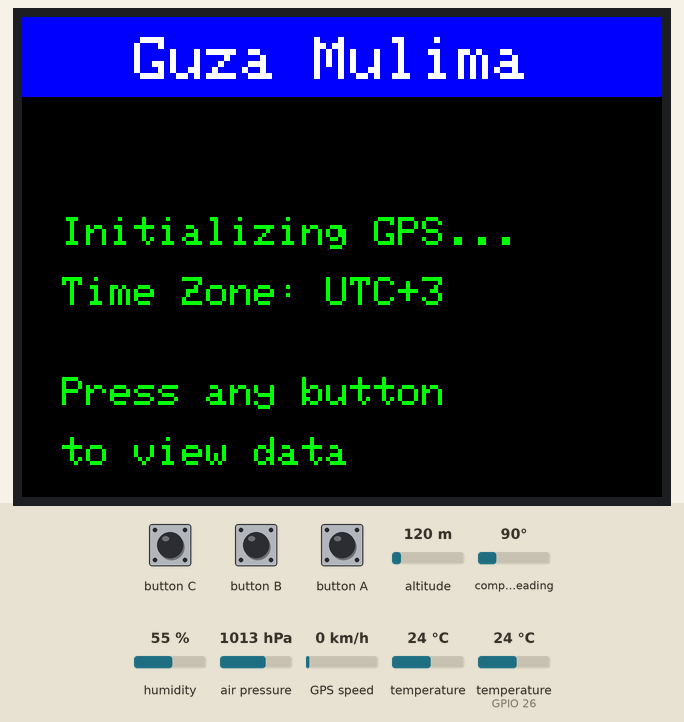
This sketch was run on a simulated ESP32. Parts: 320×240 colour display. The test bench sets the inputs (shaded band); at power-on: altitude 120 m, compass heading 90°, humidity 55 %, air pressure 1013 hPa, GPS speed 0 km/h, temperature 24 °C, temperature (sensor on GPIO 26) 24 °C. Storage starts empty; the GPS gets a fix after 3 s at 37.7749, -122.4194 with 8 satellites.

Above: at 6.4 s.
6.5 s: button C pressed for 0.15 s
At 7.2 s:
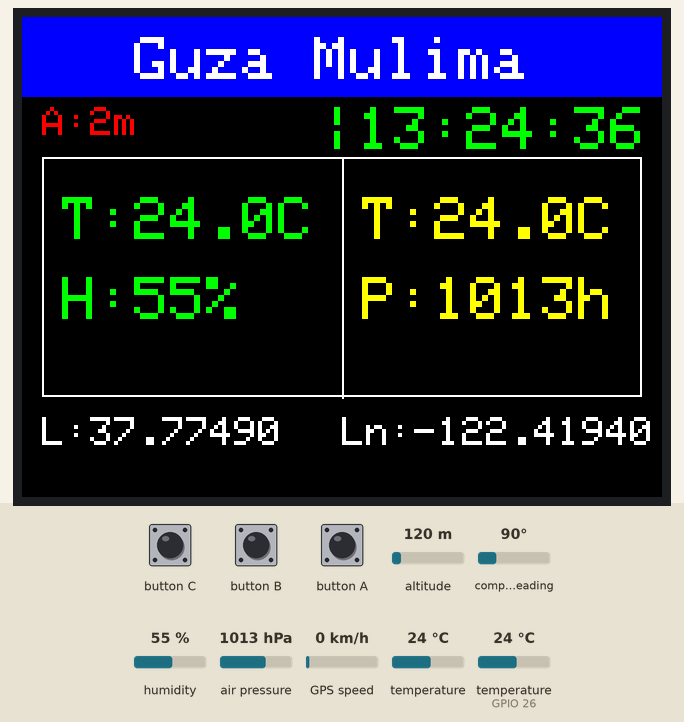
8.2 s: button B pressed for 0.15 s
At 9.3 s:
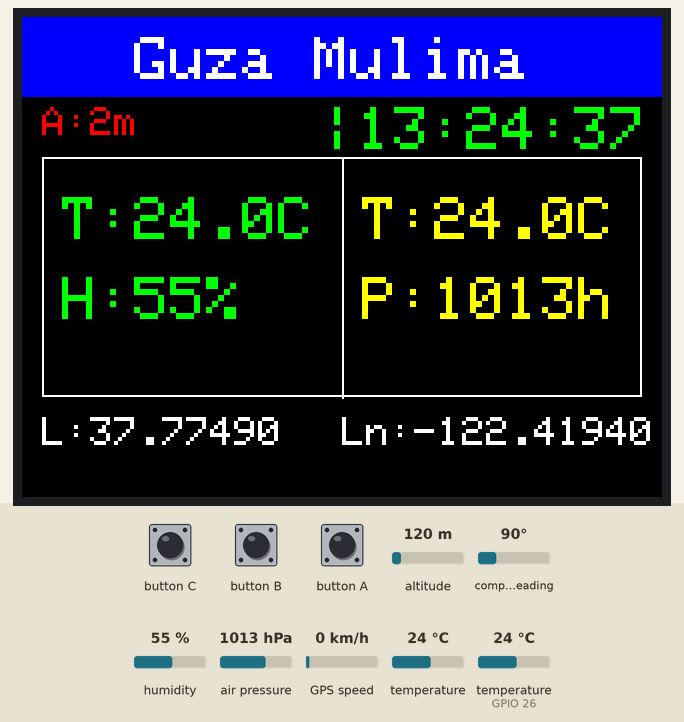
9.8 s: button A pressed for 0.15 s
At 10.8 s:
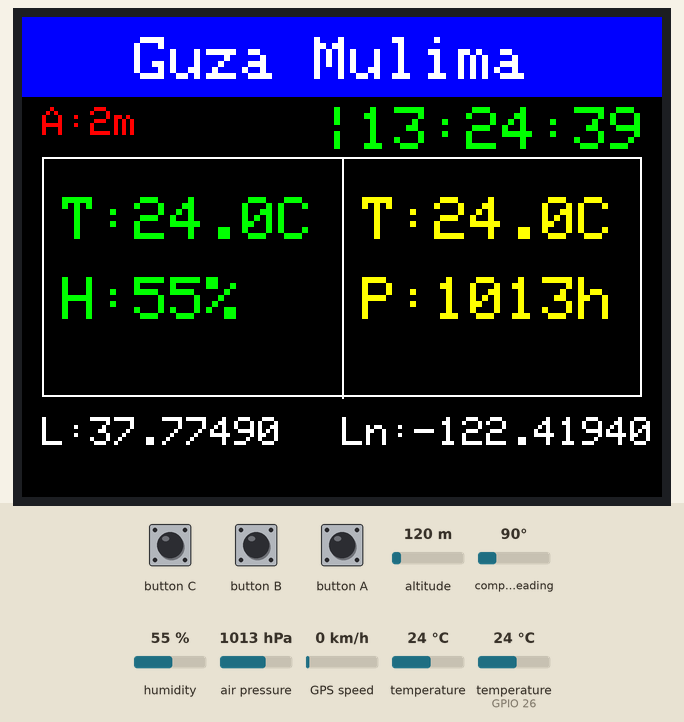
11.5 s: button C pressed for 1 s
At 12.3 s:
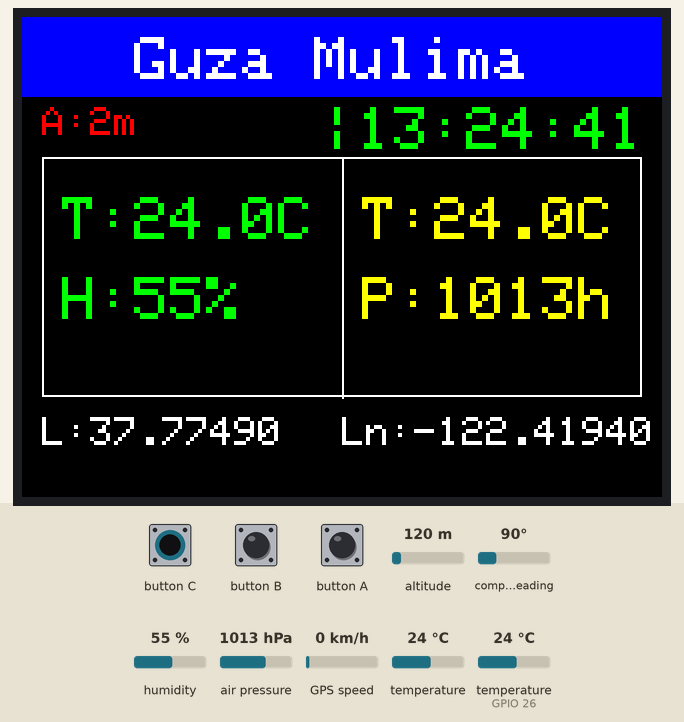
14.0 s: button B pressed for 1 s
At 15.3 s:
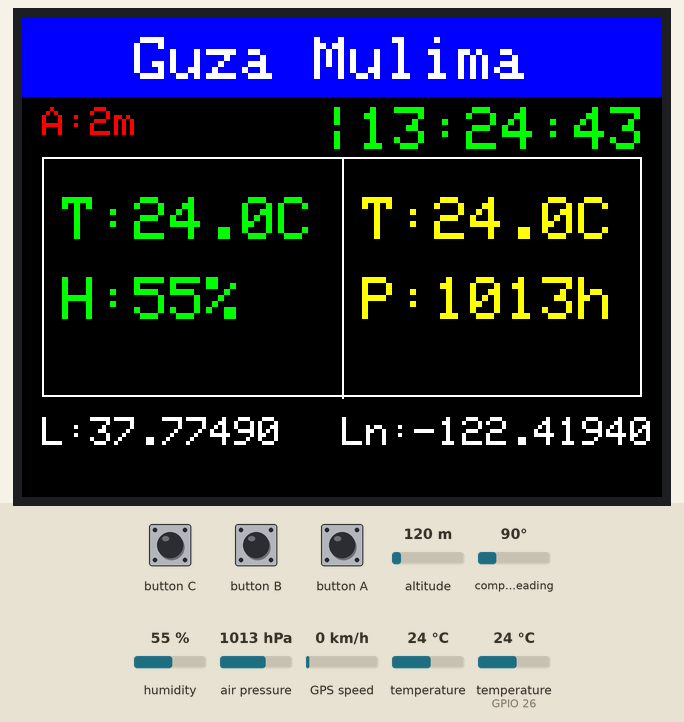
16.5 s: button A pressed for 0.15 s
Timing chart, 0 to 19.2 s (numbered marks = the images above; inputs shaded):
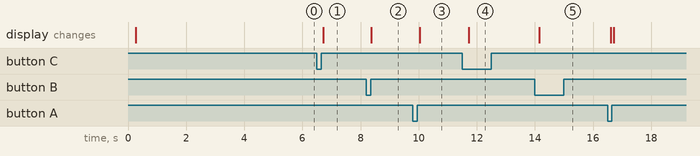

Measured:
- after the input at 6.5 s, the display: changes after 0.21 s (image 1)
- after the input at 8.2 s, the display: changes after 0.17 s (image 2)
- after the input at 9.8 s, the display: changes after 0.24 s (image 3)
- after the input at 11.5 s, the display: changes after 0.22 s (image 4)
- after the input at 14.0 s, the display: changes after 0.15 s (image 5)

The sketch:

final.ino
```cpp
#include <M5Stack.h>
#include <DHT.h>
#include <Adafruit_Sensor.h>
#include <Adafruit_BMP085_U.h>
#include <TinyGPS++.h>
#include <SD.h>
#include <time.h>

#define DHTPIN 26
#define DHTTYPE DHT11

// Define your timezone in hours (e.g., +2 for SAST - South African Standard Time)
#define TIME_ZONE_OFFSET 3  // Change this to match your local timezone

DHT dht(DHTPIN, DHTTYPE);
Adafruit_BMP085_Unified bmp(18001);

TinyGPSPlus gps;
HardwareSerial GPSserial(2); // RX=16, TX=17

const String basePath = "/";  // Base path for SD

// Track timing for 1-minute data storage
unsigned long previousMillis = 0;
const long storageInterval = 60000; // 60000 milliseconds = 1 minute

// Display state
bool displayOn = false;
unsigned long displayOffTime = 0;
const long displayTimeout = 10000; // Display timeout after 10 seconds of inactivity

// GPS fix status
bool hasGpsFix = false;
unsigned long lastGpsFixTime = 0;

// 🛠 Forward declarations
void updateDisplay(float dht_temp, float dht_humid, float bmp_temp, float pressure, float altitude, int hour, int minute, int second, double lat, double lng, bool hasGpsFix);
void saveToJson(float lat, float lng, float altitude, float bmp_temp, float dht_temp, float dht_humid, float pressure, String timestamp, String filePath);

void setup() {
  M5.begin(true, true, true);
  Serial.begin(115200);
  GPSserial.begin(9600, SERIAL_8N1, 16, 17);

  dht.begin();
  if (!bmp.begin()) {
    M5.Lcd.fillScreen(RED);
    M5.Lcd.setTextColor(WHITE); M5.Lcd.setTextSize(3);
    M5.Lcd.setCursor(10, 100); M5.Lcd.print("BMP FAIL");
    while (true);
  }

  if (!SD.begin()) {
    M5.Lcd.fillScreen(RED);
    M5.Lcd.setCursor(10, 140); M5.Lcd.print("SD FAIL");
    while (true);
  }

  // Initialize timing variables
  previousMillis = millis();
  lastGpsFixTime = 0;
  hasGpsFix = false;

  // Show initial message
  M5.Lcd.fillScreen(BLACK);
  M5.Lcd.fillRect(0, 0, 320, 40, BLUE);
  M5.Lcd.setTextColor(WHITE); M5.Lcd.setTextSize(3);
  M5.Lcd.setCursor(20, 10); M5.Lcd.print("  Guza Mulima");
  M5.Lcd.setTextColor(GREEN); M5.Lcd.setTextSize(2);
  M5.Lcd.setCursor(20, 100); M5.Lcd.print("Initializing GPS...");
  M5.Lcd.setCursor(20, 130); M5.Lcd.print("Time Zone: UTC+");
  M5.Lcd.print(TIME_ZONE_OFFSET);
  M5.Lcd.setCursor(20, 180); M5.Lcd.print("Press any button");
  M5.Lcd.setCursor(20, 210); M5.Lcd.print("to view data");

  // Display initial message for 5 seconds then sleep
  delay(5000);
  M5.Lcd.sleep();
  M5.Lcd.setBrightness(0); // Turn off backlight completely
  displayOn = false;
}

void loop() {
  // Update M5Stack button states
  M5.update();

  // Process GPS data
  while (GPSserial.available()) {
    if (gps.encode(GPSserial.read())) {
      // Check if we have a new GPS fix
      if (gps.location.isValid() && gps.time.isValid() && gps.date.isValid()) {
        hasGpsFix = true;
        lastGpsFixTime = millis();
      }
    }
  }

  // If it's been more than 2 minutes without a GPS fix, consider it lost
  if (millis() - lastGpsFixTime > 120000) {
    hasGpsFix = false;
  }

  // Read sensor data
  float dht_temp = dht.readTemperature();
  float dht_humid = dht.readHumidity();

  sensors_event_t bmp_event;
  bmp.getEvent(&bmp_event);
  float altitude = bmp.pressureToAltitude(1013.25, bmp_event.pressure);
  float bmp_temp;
  bmp.getTemperature(&bmp_temp);

  // Get time with timezone adjustment
  int hour = 0, minute = 0, second = 0;
  if (gps.time.isValid()) {
    hour = (gps.time.hour() + TIME_ZONE_OFFSET) % 24; // Apply timezone offset
    minute = gps.time.minute();
    second = gps.time.second();
  }

  double lat = gps.location.isValid() ? gps.location.lat() : 0.0;
  double lng = gps.location.isValid() ? gps.location.lng() : 0.0;

  // Check if any button is pressed
  if (M5.BtnA.wasPressed() || M5.BtnB.wasPressed() || M5.BtnC.wasPressed()) {
    // Wake up the display if it was sleeping
    if (!displayOn) {
      M5.Lcd.wakeup();
      M5.Lcd.setBrightness(100); // Restore backlight to full brightness
    }

    displayOn = true;
    displayOffTime = millis() + displayTimeout;
    updateDisplay(dht_temp, dht_humid, bmp_temp, bmp_event.pressure, altitude, hour, minute, second, lat, lng, hasGpsFix);
  }

  // Turn off display after timeout
  if (displayOn && millis() > displayOffTime) {
    displayOn = false;
    // Turn off display completely to save power
    M5.Lcd.sleep();
    M5.Lcd.setBrightness(0); // Turn off backlight completely
  }

  // Check if it's time to store data (every minute)
  unsigned long currentMillis = millis();
  if (currentMillis - previousMillis >= storageInterval) {
    previousMillis = currentMillis; // Reset the timer

    String timestamp = String(hour) + ":" + String(minute) + ":" + String(second);

    // Get date from GPS and format it as DDMMYYYY
    String date = String(gps.date.day()) + String(gps.date.month()) + String(gps.date.year());

    // Use date as the filename
    String filePath = basePath + date + ".json";

    saveToJson(lat, lng, altitude, bmp_temp, dht_temp, dht_humid, bmp_event.pressure, timestamp, filePath);

    // Visual indicator that data was saved (only show if display is on)
    if (displayOn) {
      M5.Lcd.fillRect(0, 230, 320, 10, GREEN);
      delay(500); // Flash green for half a second
      M5.Lcd.fillRect(0, 230, 320, 10, BLACK);

      // Refresh the display after showing the indicator
      updateDisplay(dht_temp, dht_humid, bmp_temp, bmp_event.pressure, altitude, hour, minute, second, lat, lng, hasGpsFix);
    }
  }

  // Short delay to prevent CPU hogging
  delay(100);
}

void updateDisplay(float dht_temp, float dht_humid, float bmp_temp, float pressure, float altitude, int hour, int minute, int second, double lat, double lng, bool hasGpsFix) {
  M5.Lcd.fillScreen(BLACK);
  M5.Lcd.fillRect(0, 0, 320, 40, BLUE);
  M5.Lcd.setTextColor(WHITE); M5.Lcd.setTextSize(3);
  M5.Lcd.setCursor(20, 10); M5.Lcd.print("  Guza Mulima");

  M5.Lcd.setTextColor(RED); M5.Lcd.setTextSize(2.85);
  M5.Lcd.setCursor(10, 45); M5.Lcd.printf("A:%.0fm", altitude);

  // Display time with different color based on GPS fix status
  if (hasGpsFix) {
    M5.Lcd.setTextColor(GREEN);
  } else {
    M5.Lcd.setTextColor(YELLOW); // Yellow if no GPS fix
  }
  M5.Lcd.setTextSize(3);
  M5.Lcd.setCursor(150, 45); M5.Lcd.printf("|%02d:%02d:%02d", hour, minute, second);

  M5.Lcd.drawRect(10, 70, 300, 120, WHITE);
  M5.Lcd.drawLine(160, 70, 160, 190, WHITE);

  M5.Lcd.setTextColor(GREEN); M5.Lcd.setCursor(20, 90); M5.Lcd.setTextSize(3);
  M5.Lcd.printf("T:%.1fC", dht_temp);
  M5.Lcd.setCursor(20, 130); M5.Lcd.printf("H:%.0f%%", dht_humid);

  M5.Lcd.setTextColor(YELLOW); M5.Lcd.setCursor(170, 90); M5.Lcd.setTextSize(3);
  M5.Lcd.printf("T:%.1fC", bmp_temp);
  M5.Lcd.setCursor(170, 130); M5.Lcd.printf("P:%.0fh", pressure);

  // Display GPS info with different color based on fix status
  if (hasGpsFix) {
    M5.Lcd.setTextColor(WHITE);
  } else {
    M5.Lcd.setTextColor(RED); // Red if no GPS fix
  }
  M5.Lcd.setCursor(10, 200); M5.Lcd.setTextSize(2);
  M5.Lcd.printf("L:%.5f", lat);
  M5.Lcd.setCursor(160, 200);
  M5.Lcd.printf("Ln:%.5f", lng);
}

void saveToJson(float lat, float lng, float altitude, float bmp_temp, float dht_temp, float dht_humid, float pressure, String timestamp, String filePath) {
  File file = SD.open(filePath, FILE_READ);
  String content = "";

  if (file) {
    while (file.available()) {
      content += (char)file.read();
    }
    file.close();
  }

  if (content.endsWith("]")) {
    content.remove(content.length() - 1); // remove last ']'
    content += ",\n";
  }

  content += "  {\"timestamp\": \"" + timestamp + "\", ";
  content += "\"lat\": " + String(lat, 6) + ", \"lng\": " + String(lng, 6) + ", ";
  content += "\"altitude\": " + String(altitude, 2) + ", ";
  content += "\"pressure\": " + String(pressure, 2) + ", ";
  content += "\"bmp_temp\": " + String(bmp_temp, 2) + ", ";
  content += "\"dht_temp\": " + String(dht_temp, 1) + ", ";
  content += "\"dht_humidity\": " + String(dht_humid, 1) + "}\n]";

  File writeFile = SD.open(filePath, FILE_WRITE);
  if (writeFile) {
    writeFile.print(content);
    writeFile.close();
  }
}
```
